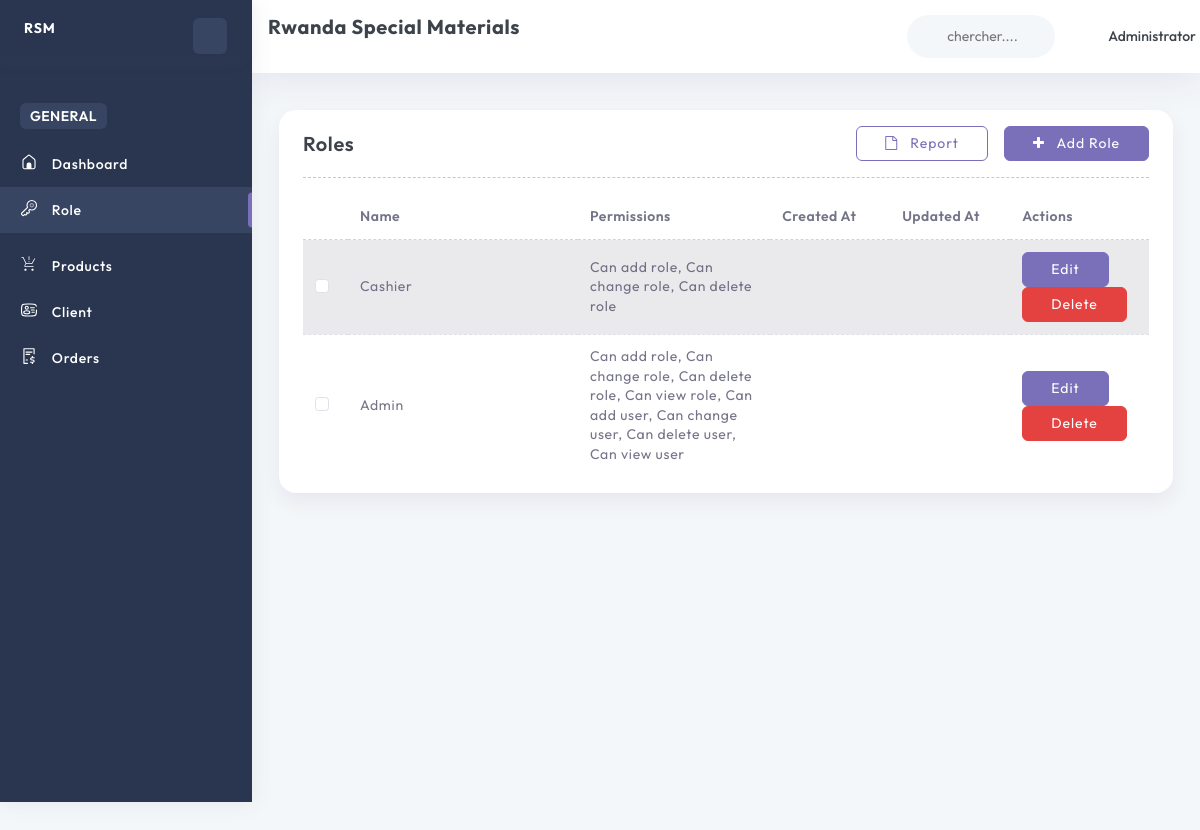
The page /roles/ (signed in) on the database its author committed.
### account/models.py (models this page shows, shortened)
class User(AbstractBaseUser, PermissionsMixin):
    email = models.EmailField(unique=True)
    name = models.CharField(max_length=255)
    phone_number = models.CharField(max_length=15, unique=True)
    image = ProcessedImageField(
        upload_to=user_image_path,
        processors=[ResizeToFill(720, 720)],
        format='JPEG',
        options={'quality': 90},
        null=True,
        blank=True,
    )
    role = models.ForeignKey(Role, on_delete=models.SET_NULL, null=True, blank=True)
    slug = models.SlugField(unique=True, max_length=255, null=True, blank=True)
    added_by = models.ForeignKey('self', on_delete=models.CASCADE, null=True, blank=True, related_name='added_users')
    is_active = models.BooleanField(default=True)
    is_staff = models.BooleanField(default=False)
    created_at = models.DateTimeField(default=timezone.now)
    updated_at = models.DateTimeField(auto_now=True)
    objects = CustomUserManager()
    USERNAME_FIELD = 'email'
    REQUIRED_FIELDS = ['name', 'phone_number']

class Role(models.Model):
    name = models.CharField(max_length=30, unique=True)
    permissions = models.ManyToManyField(Permission, blank=True)
    slug = models.SlugField(unique=True, max_length=255, null=True, blank=True)

### base/views.py (the view)
# urls.py: path('roles/', getRoles, name="getRoles"),
@login_required
@permission_required('account.view_role', raise_exception=True)
def getRoles(request):
    roles = Role.objects.all().order_by('-id')
    context = {
        'roles': roles,
    }
    return render(request, 'pages/roles/index.html', context)

### templates/pages/roles/index.html (shortened to what this page needs)
{% extends 'layouts/app.html' %}
{% load static %}
{% load humanize %}
{% block content %}
<div class="container-fluid">
    <div class="row">
        <div class="col-sm-12">
            <div class="card">
                <div class="card-body">
                    <div class="list-product-header">
                        <div class="d-flex justify-content-between">
                            <h4>Roles</h4>
                            <div>
                                <a class="btn btn-primary" href="{% url 'base:addRole' %}"><i class="fa fa-plus"></i> Add Role</a>
                                <a class="btn btn-outline-primary mx-3" href="#"><i class="fa fa-file-o"></i> Report</a>
                            </div>
                        </div>
                    </div>
                    <hr>
                    <div class="list-product">
                        <table class="table table-striped" id="role-table">
                            <thead>
                                <tr>
                                    <th>
                                    </th>
                                    <th><span class="f-light f-w-600">Name</span></th>
                                    <th><span class="f-light f-w-600">Permissions</span></th>
                                    <th><span class="f-light f-w-600">Created At</span></th>
                                    <th><span class="f-light f-w-600">Updated At</span></th>
                                    <th><span class="f-light f-w-600">Actions</span></th>
                                </tr>
                            </thead>
                            <tbody>
                                {% for role in roles %}
                                <tr class="role-row">
                                    <td>
                                        <div class="form-check">
                                            <input class="form-check-input checkbox-primary" type="checkbox">
                                        </div>
                                    </td>
                                    <td><p class="f-light">{{ role.name }}</p></td>
                                    <td>
                                        <p class="f-light">
                                            {% for perm in role.permissions.all %}
                                                {{ perm.name }}{% if not forloop.last %}, {% endif %}
                                            {% empty %}
                                                No Permissions Assigned
                                            {% endfor %}
                                        </p>
                                    </td>
                                    <td><p class="f-light">{{ role.created_at|naturaltime }}</p></td>
                                    <td><p class="f-light">{{ role.updated_at|naturaltime }}</p></td>
                                    <td>
                                        <div class="role-action">
                                            <a href="{% url 'base:editRole' role.slug %}" class="btn btn-primary">
                                                Edit
                                            </a>
                                            <a href="{% url 'base:deleteRole' role.slug %}" class="btn btn-danger" onclick="return confirm('Are you sure you want to delete the role \'{{ role.name }}\'?');">
                                                Delete
                                            </a>
                                        </div>
                                    </td>
                                </tr>
                                {% endfor %}
                            </tbody>
                        </table>
                    </div>
                </div>
            </div>
        </div>
    </div>
</div>
{% endblock %}

### templates/inc/header.html (shortened to what this page needs)
{% load static %}
<div class="page-header row">
    <div class="col-4 col-xl-4 page-title">
        <h4 class="f-w-700">Rwanda Special Materials</h4>
    </div>
    <div class="header-wrapper col m-0">
        <div class="row">
            <div class="nav-right col-xxl-8 col-xl-6 col-md-7 col-8 pull-right right-header p-0 ms-auto">
                <ul class="nav-menus">
                    <li>
                        <div class="form-group w-100">
                            <div class="Typeahead Typeahead--twitterUsers">
                                <div class="u-posRelative d-flex align-items-center">
                                    <svg class="search-bg svg-color">
                                        <use href="{% static 'svg/icon-sprite.svg#search' %}"></use>
                                    </svg>
                                    <input class="demo-input py-0 Typeahead-input form-control-plaintext w-100" type="text" placeholder="chercher...." name="q" title="">
                                </div>
                            </div>
                        </div>
                    </li>
                    <li class="profile-nav onhover-dropdown px-0 py-0">
                        <div class="d-flex profile-media align-items-center">
                            <div class="flex-grow-1">
                                <span>
                                    {{ request.user.name }}
                                </span>
                            </div>
                        </div>
                    </li>
                </ul>
            </div>
        </div>
    </div>
</div>

### rows shown on the page
User: user.name "Administrator"
Role: name "Cashier"
Role: name "Admin"

### other values the page prints
{{ perm.name }} "Can add role"
{{ perm.name }} "Can change role"
{{ perm.name }} "Can delete role"
{{ perm.name }} "Can view role"
{{ perm.name }} "Can add user"
{{ perm.name }} "Can change user"
{{ perm.name }} "Can delete user"
{{ perm.name }} "Can view user"
